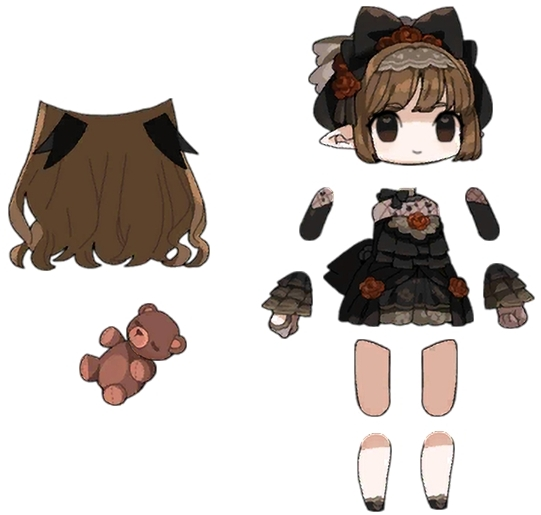
#> input picture split_layers_out_parted/Mengmei_parted.jpg, 541 x 515 px
$ python xcai_classification_polylines_prebuild.py
#> lines starting #> are read from the running program, lines starting #| are printed output that depends on the picture; after the words box and inside, x2 and y2 are one past the last pixel; in counts of white or black regions, pixels touching at a corner belong together
import numpy as np
import cv2

img = cv2.imread('split_layers_out_parted/Mengmei_parted.jpg')
#> img is the input picture: shape (515, 541, 3); mean B, G, R 197.7, 201.3, 207.5

bbox = {
    "x": 483,
    "y": 263,
    "w": 52,
    "h": 66,
    "contour_index": 6,
    "area": 2351.0,
    "img": "part_6.png",
}

del bbox["img"]
del bbox["area"]
del bbox["contour_index"]

x, y, w, h = bbox["x"], bbox["y"], bbox["w"], bbox["h"]
green = (0, 255, 0)

pts = np.int32([[x, y], [x, y + h - 1], [x + w - 1, y + h - 1], [x + w - 1, y]]).reshape(-1, 1, 2)
cv2.polylines(img, [pts], isClosed=True, color=green, thickness=2)
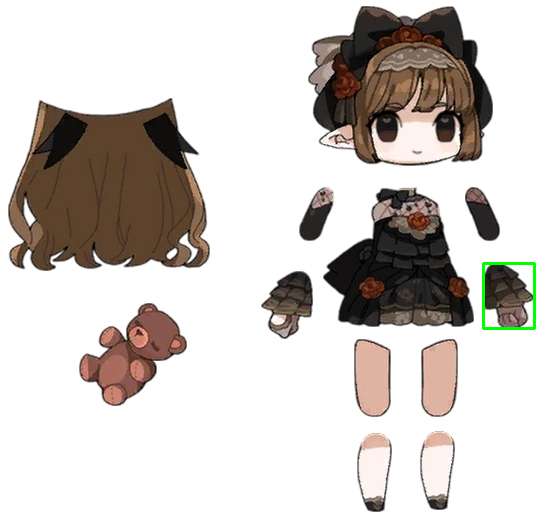
#> img: shape (515, 541, 3); 0.25% of pixels changed, all inside (x1, y1, x2, y2) = (482, 262, 536, 330)

cv2.imwrite('split_layers_out_parted/Mengmei_parted_polylines.jpg', img)
